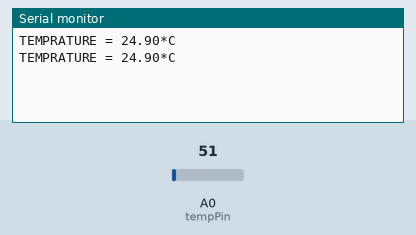
A sketch run on a simulated Arduino Uno, built with avr-gcc and run on an emulated ATmega328P. Shown: the last lines printed to the serial monitor. Inputs (shaded band) come from the test bench; at power-on: A0 (tempPin) = 51.

Above: at 1.8 s.
1.9 s: A0 (tempPin) set to 61
At 2.8 s:
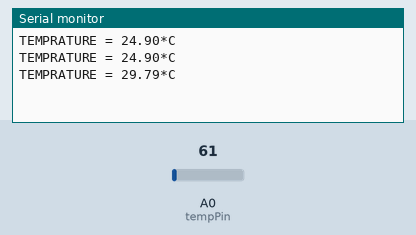
3.4 s: A0 (tempPin) set to 71
At 4.8 s:
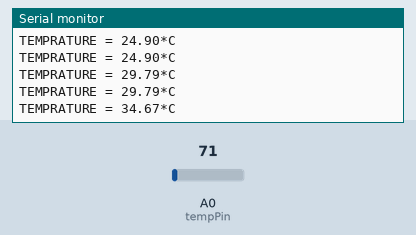
Timing chart, 0 to 6.4 s (numbered marks = the images above; inputs shaded):
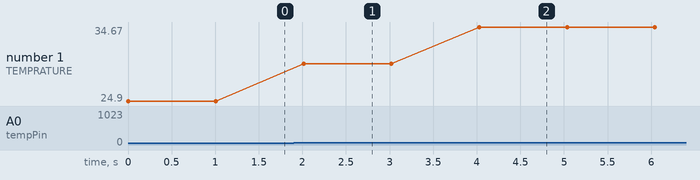

Measured:
- after the input at 1.9 s, the serial monitor: prints a new line after 0.11 s (image 1)
- after the input at 3.4 s, the serial monitor: prints a new line after 0.63 s (image 2)
- plotted number 1: 24.9 → 29.79 after the input at 1.9 s, 29.79 → 34.67 after the input at 3.4 s

The sketch:

sezor_temperature.ino
```cpp
#include <SoftwareSerial.h>
#include <LiquidCrystal.h>

int val;
int tempPin = 0;
SoftwareSerial BlueToothConnect(1, 0);

void setup()
{

Serial.begin(9600);
BlueToothConnect.begin(9600);
pinMode(0, INPUT);
pinMode(1, OUTPUT);
}
void loop()
{
val = analogRead(tempPin);
float mv = ( val/1024.0)*5000;
float cel = mv/10;
float farh = (cel*9)/5 + 32;

Serial.print("TEMPRATURE = ");
Serial.print(cel);
Serial.print("*C");
Serial.println();
BlueToothConnect.print("String");
delay(1000);


}
```
